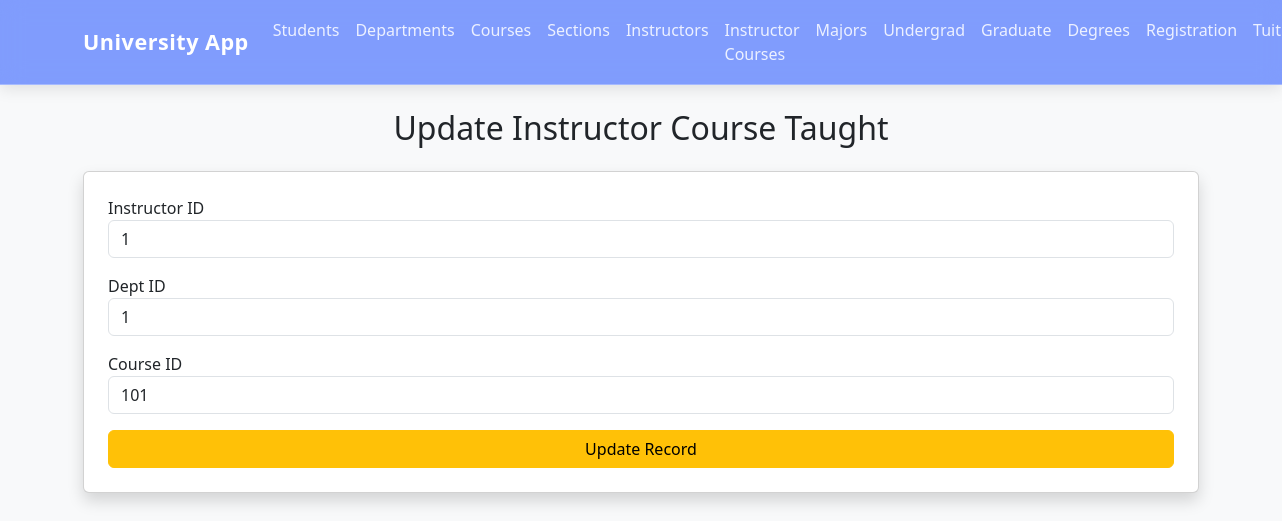
The app's page /update-ict/1/1/101 with its own data.
### tables this page shows
CREATE TABLE Instructor_Courses_Taught (
    Instructor_ID INTEGER,
    Dept_ID INTEGER,
    Course_ID INTEGER,
    PRIMARY KEY (Instructor_ID, Dept_ID, Course_ID),
    FOREIGN KEY (Instructor_ID) REFERENCES Instructor(Instructor_ID),
    FOREIGN KEY (Dept_ID, Course_ID) REFERENCES Course(Dept_ID, Course_ID)
);

### app.py (the view, shortened to what this page needs)
@app.route("/update-ict/<int:i_id>/<int:d_id>/<int:c_id>", methods=["GET", "POST"])
def update_ict(i_id, d_id, c_id):
    conn = get_db_connection()
    row = conn.execute("""
        SELECT * FROM Instructor_Courses_Taught
        WHERE Instructor_ID = ? AND Dept_ID = ? AND Course_ID = ?
    """, (i_id, d_id, c_id)).fetchone()
    if not row:
        flash("Record not found!", "danger")
        return redirect(url_for("ict"))
    return render_template(
        "update_ict.html",
        title="Update Instructor Course Taught",
        row=row
    )

### app.py (called while the page is built)
def get_db_connection():
    conn = sqlite3.connect("university.db")
    conn.row_factory = sqlite3.Row
    return conn

### templates/update_ict.html
{% extends "base.html" %}
{% block content %}
<h2 class="mb-4 text-center">Update Instructor Course Taught</h2>
<form method="POST" class="card p-4 shadow">
    <div class="mb-3">
        <label>Instructor ID</label>
        <input type="number" name="instructor_id" class="form-control"
               value="{{ row.Instructor_ID }}" required>
    </div>
    <div class="mb-3">
        <label>Dept ID</label>
        <input type="number" name="dept_id" class="form-control"
               value="{{ row.Dept_ID }}" required>
    </div>
    <div class="mb-3">
        <label>Course ID</label>
        <input type="number" name="course_id" class="form-control"
               value="{{ row.Course_ID }}" required>
    </div>
    <button type="submit" class="btn btn-warning w-100">Update Record</button>
</form>
{% endblock %}

### records on screen
Instructor_Courses_Taught: instructor_id "1", dept_id "1", course_id "101"
